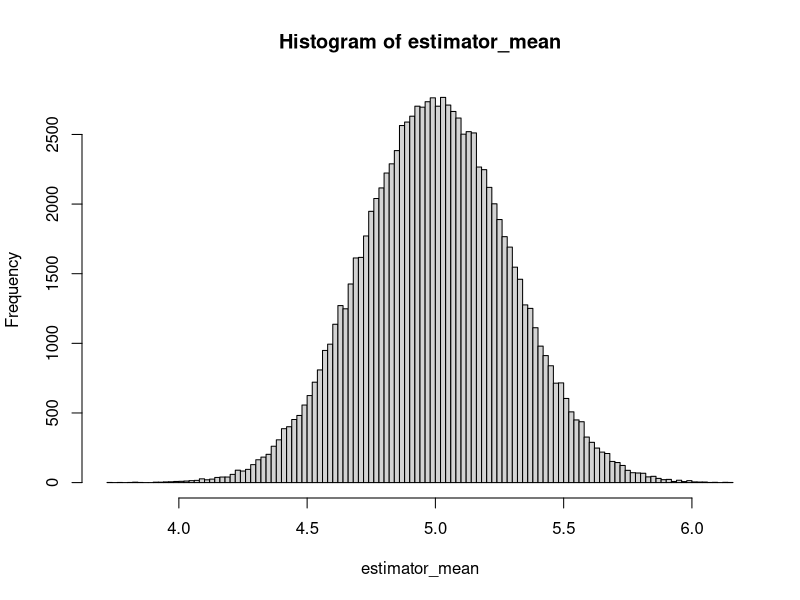
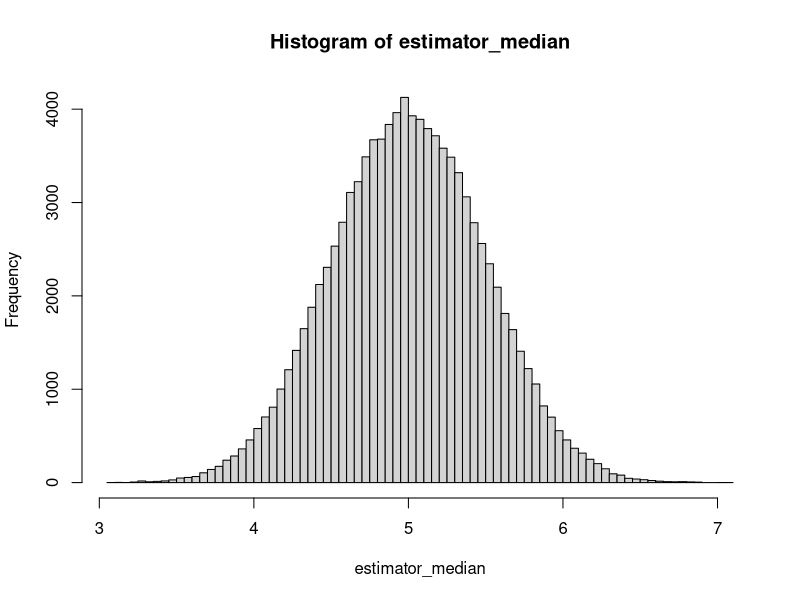
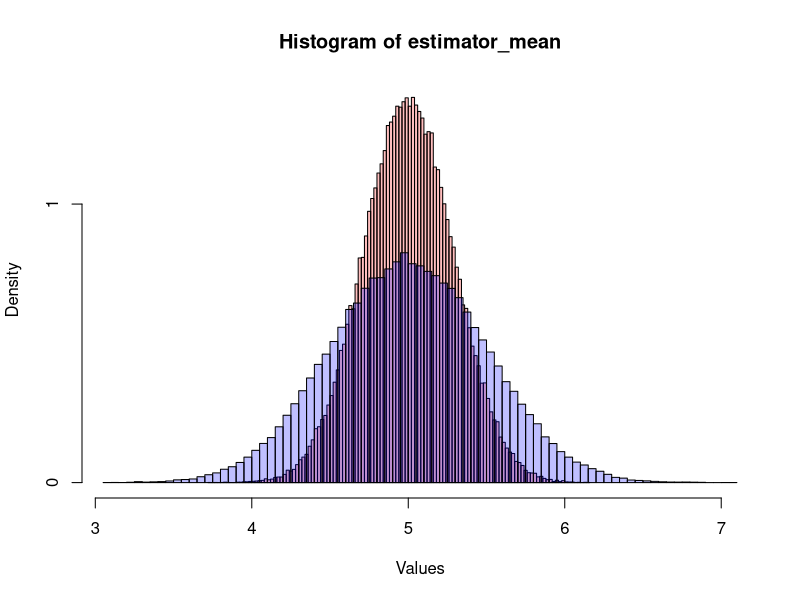

Recreate these plots in R, in order.
# Created by: mlleg
# Created on: 23.06.2020

# ____Q1-2____
shipment <- 100 #total nb of parts
defective_threshold <- 6 #threshold above which the shipment is unacceptable
acceptable_threshold <- 0 #nb of defective parts inspected where the sample leads to accept the shipment
k <- 32 #nb of parts inspected
#Probability that the manufacturer accepts an unacceptable shipment
rv <- dhyper(acceptable_threshold, defective_threshold, shipment-defective_threshold, k)
rv

acceptable_threshold <- 1
threshold_probability <- 0.1
k <- 32
rv <- phyper(acceptable_threshold, defective_threshold, shipment - defective_threshold, k)
while (rv > threshold_probability) {
  k <- k+1
  rv <- phyper(acceptable_threshold, defective_threshold, shipment - defective_threshold, k)
}
# ____Q4____
# X: #of chocolate chips on a certain type of cookie
# X~Poiss(lambda)
#For which lambda does P(X>=2)=0.99 ?
x <- ppois(1, lambda=c(6, 7, 8, 9), lower.tail=FALSE) #P(X>=2)
x
# ___Q8-13___
#Preliminary work
rm(list=ls())

real_theta <- 5
sample_size <- 100
nb_simulations <- 100000

simulation1 <- matrix(runif(sample_size * nb_simulations, max=real_theta), nrow=nb_simulations)
estimator_mean <- 2 * apply(simulation1, 1, mean)
estimator_median <- 2 * apply(simulation1, 1, median)
head(simulation1, 1)
head(estimator_mean, 10)

plot_mean <- hist(estimator_mean, breaks=100)
plot_median <- hist(estimator_median, breaks=100)

range <- range(plot_mean$mids, plot_median$mids)
plot_mean$counts <- plot_mean$density
plot_median$counts <- plot_median$density

plot(plot_mean, col=rgb(1, 0, 0,1/4), xlim=range, xlab='Values', ylab='Density')
plot(plot_median, col=rgb(0,0,1,1/4), add=TRUE)

var(estimator_mean)